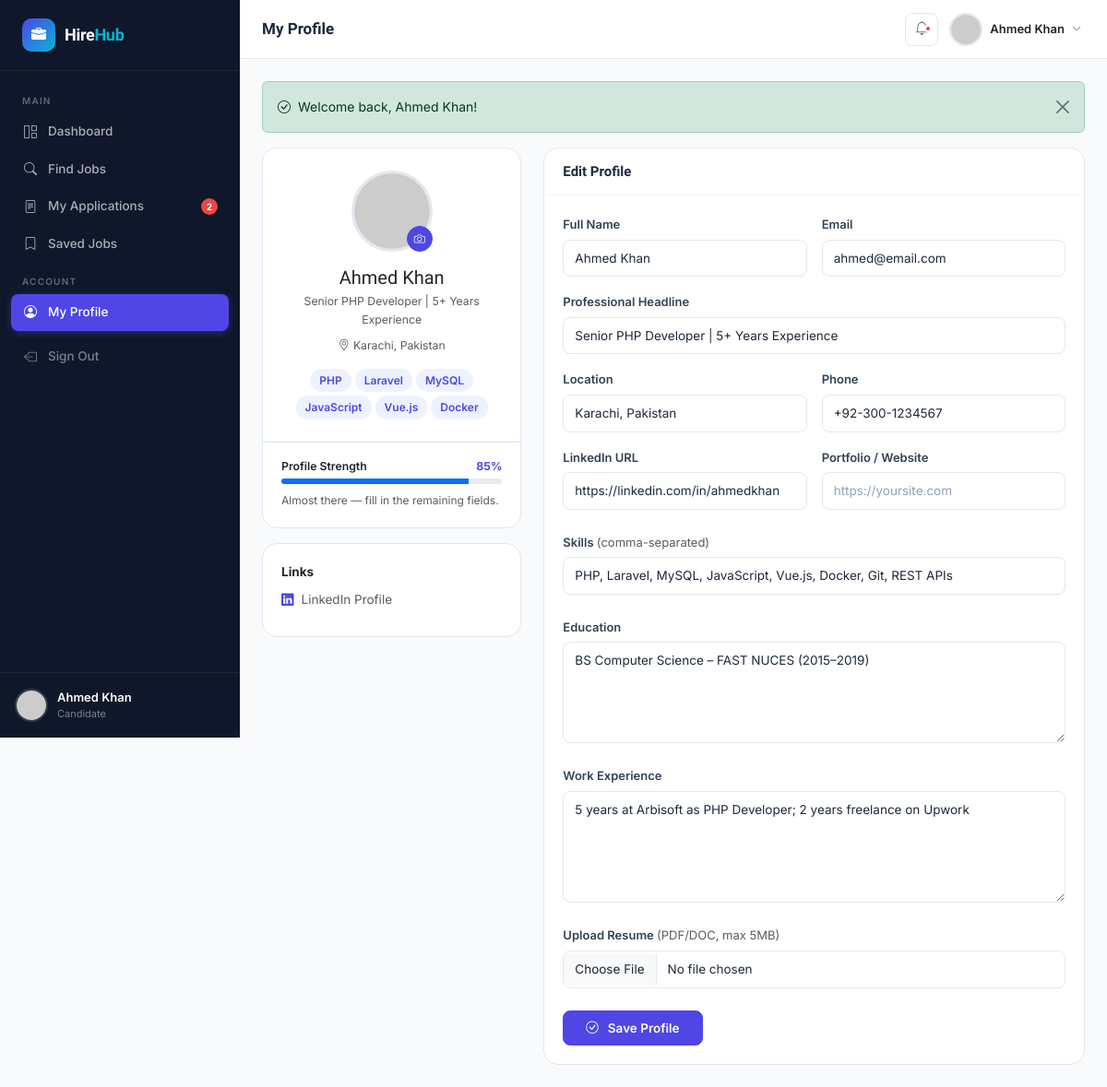
Screenshot of /candidate/profile.php (signed in) with the database file from the repository.
### tables this page shows
CREATE TABLE `notifications` (
  `id` int(11) NOT NULL AUTO_INCREMENT,
  `user_id` int(11) NOT NULL,
  `type` varchar(50) NOT NULL,
  `title` varchar(200) NOT NULL,
  `message` text NOT NULL,
  `link` varchar(255) DEFAULT NULL,
  `is_read` tinyint(1) NOT NULL DEFAULT 0,
  `created_at` timestamp NOT NULL DEFAULT CURRENT_TIMESTAMP,
  PRIMARY KEY (`id`),
  KEY `user_id` (`user_id`),
  CONSTRAINT `notif_user_fk` FOREIGN KEY (`user_id`) REFERENCES `users` (`id`) ON DELETE CASCADE
);

CREATE TABLE `users` (
  `id` int(11) NOT NULL AUTO_INCREMENT,
  `name` varchar(100) NOT NULL,
  `email` varchar(150) NOT NULL,
  `password` varchar(255) NOT NULL,
  `role` enum('admin','company','candidate') NOT NULL DEFAULT 'candidate',
  `is_active` tinyint(1) NOT NULL DEFAULT 1,
  `avatar` varchar(255) DEFAULT NULL,
  `created_at` timestamp NOT NULL DEFAULT CURRENT_TIMESTAMP,
  `updated_at` timestamp NOT NULL DEFAULT CURRENT_TIMESTAMP ON UPDATE CURRENT_TIMESTAMP,
  PRIMARY KEY (`id`),
  UNIQUE KEY `email` (`email`)
);

CREATE TABLE `candidates` (
  `id` int(11) NOT NULL AUTO_INCREMENT,
  `user_id` int(11) NOT NULL,
  `headline` varchar(200) DEFAULT NULL,
  `skills` text DEFAULT NULL,
  `education` text DEFAULT NULL,
  `experience` text DEFAULT NULL,
  `resume` varchar(255) DEFAULT NULL,
  `location` varchar(150) DEFAULT NULL,
  `phone` varchar(30) DEFAULT NULL,
  `linkedin` varchar(255) DEFAULT NULL,
  `portfolio` varchar(255) DEFAULT NULL,
  `created_at` timestamp NOT NULL DEFAULT CURRENT_TIMESTAMP,
  `updated_at` timestamp NOT NULL DEFAULT CURRENT_TIMESTAMP ON UPDATE CURRENT_TIMESTAMP,
  PRIMARY KEY (`id`),
  KEY `user_id` (`user_id`),
  CONSTRAINT `candidates_user_fk` FOREIGN KEY (`user_id`) REFERENCES `users` (`id`) ON DELETE CASCADE
);

### config/database.php (called while the page is built, shortened)
<?php
class Database {
    private static ?PDO $instance = null;
    public static function getInstance(): PDO {
        if (self::$instance === null) {
            try {
                $dsn = "mysql:host=" . DB_HOST . ";dbname=" . DB_NAME . ";charset=" . DB_CHARSET;
                $options = [
                    PDO::ATTR_ERRMODE            => PDO::ERRMODE_EXCEPTION,
                    PDO::ATTR_DEFAULT_FETCH_MODE => PDO::FETCH_ASSOC,
                    PDO::ATTR_EMULATE_PREPARES   => false,
                ];
                self::$instance = new PDO($dsn, DB_USER, DB_PASS, $options);
            } catch (PDOException $e) {
                die(json_encode(['error' => 'Database connection failed: ' . $e->getMessage()]));
            }
        }
        return self::$instance;
    }
    public static function query(string $sql, array $params = []): PDOStatement {
        $stmt = self::getInstance()->prepare($sql);
        $stmt->execute($params);
        return $stmt;
    }
    public static function fetch(string $sql, array $params = []): ?array {
        return self::query($sql, $params)->fetch() ?: null;
    }
    public static function fetchAll(string $sql, array $params = []): array {
        return self::query($sql, $params)->fetchAll();
    }
}

### candidate/profile.php (the view, shortened to what this page needs)
<?php
require_once __DIR__ . '/../core/functions.php';
$user      = currentUser();
$candidate = Database::fetch("SELECT * FROM candidates WHERE user_id = ?", [$user['id']]);
$fields = ['headline', 'skills', 'education', 'experience', 'location', 'phone', 'resume'];
$filled = count(array_filter($fields, fn($f) => !empty($candidate[$f])));
$completeness = (int)(($filled / count($fields)) * 100);
$pageTitle  = 'My Profile';
$activePage = 'profile';
include __DIR__ . '/../views/partials/head.php';
?>
<div class="app-shell">
<?php include __DIR__ . '/../views/partials/sidebar.php'; ?>
<div class="main-content">
<?php include __DIR__ . '/../views/partials/navbar.php'; ?>
<div class="page-content">
<?= renderFlash() ?>
<div class="row g-4">
  <div class="col-lg-4">
    <div class="card mb-3">
      <div class="card-body text-center py-4">
        <div class="position-relative d-inline-block mb-3">
          <img src="<?= avatarUrl($user['avatar'], $user['name']) ?>" id="avatarPreview"
               alt="" style="width:88px;height:88px;border-radius:50%;object-fit:cover;border:3px solid var(--gray-200)">
          <label for="avatarInput" class="position-absolute bottom-0 end-0 btn btn-sm btn-primary btn-icon"
                 style="width:28px;height:28px;border-radius:50%;padding:0;cursor:pointer">
            <i class="bi bi-camera" style="font-size:12px"></i>
          </label>
        </div>
        <h5 class="fw-800 mb-1"><?= e($user['name']) ?></h5>
        <?php if ($candidate['headline']): ?>
          <p class="text-muted small mb-2"><?= e($candidate['headline']) ?></p>
        <?php endif; ?>
        <?php if ($candidate['location']): ?>
          <div class="text-muted small mb-3"><i class="bi bi-geo-alt me-1"></i><?= e($candidate['location']) ?></div>
        <?php endif; ?>
        <?php if ($candidate['skills']): ?>
        <div class="d-flex flex-wrap gap-1 justify-content-center mt-2">
          <?php foreach (array_slice(explode(',', $candidate['skills']), 0, 6) as $skill): ?>
            <span class="skill-tag"><?= e(trim($skill)) ?></span>
          <?php endforeach; ?>
        </div>
        <?php endif; ?>
      </div>
      <div class="card-body border-top pt-3">
        <div class="d-flex justify-content-between mb-1">
          <span class="small fw-600">Profile Strength</span>
          <span class="small fw-700 text-primary"><?= $completeness ?>%</span>
        </div>
        <div class="progress" style="height:6px;border-radius:3px">
          <div class="progress-bar bg-primary" style="width:<?= $completeness ?>%"></div>
        </div>
        <?php if ($completeness < 100): ?>
          <p class="text-muted mt-2 mb-0" style="font-size:12px">
            <?= $completeness < 50 ? 'Add more details to get noticed by recruiters.' : 'Almost there — fill in the remaining fields.' ?>
          </p>
        <?php else: ?>
          <p class="text-success mt-2 mb-0 small fw-600"><i class="bi bi-check-circle me-1"></i> Profile is complete!</p>
        <?php endif; ?>
      </div>
    </div>
    <div class="card">
      <div class="card-body" style="font-size:13.5px">
        <div class="fw-700 mb-2">Links</div>
        <?php if ($candidate['linkedin']): ?>
          <a href="<?= e($candidate['linkedin']) ?>" target="_blank" class="d-flex align-items-center gap-2 mb-2 text-muted">
            <i class="bi bi-linkedin text-primary"></i> LinkedIn Profile
          </a>
        <?php endif; ?>
      </div>
    </div>
  </div>
  <div class="col-lg-8">
    <div class="card">
      <div class="card-header"><h5 class="card-title">Edit Profile</h5></div>
      <div class="card-body">
        <form method="POST" enctype="multipart/form-data">
          <div class="row g-3 mb-4">
            <div class="col-md-6">
              <label class="form-label">Full Name</label>
              <input type="text" name="name" class="form-control" value="<?= e($user['name']) ?>" required>
            </div>
            <div class="col-md-6">
              <label class="form-label">Email</label>
              <input type="email" name="email" class="form-control" value="<?= e($user['email']) ?>" required>
            </div>
            <div class="col-12">
              <label class="form-label">Professional Headline</label>
              <input type="text" name="headline" class="form-control"
                     placeholder="e.g. Senior PHP Developer | 5+ Years Experience"
                     value="<?= e($candidate['headline'] ?? '') ?>">
            </div>
            <div class="col-md-6">
              <label class="form-label">Location</label>
              <input type="text" name="location" class="form-control" placeholder="City, Country"
                     value="<?= e($candidate['location'] ?? '') ?>">
            </div>
            <div class="col-md-6">
              <label class="form-label">Phone</label>
              <input type="text" name="phone" class="form-control" placeholder="+92-300-1234567"
                     value="<?= e($candidate['phone'] ?? '') ?>">
            </div>
            <div class="col-md-6">
              <label class="form-label">LinkedIn URL</label>
              <input type="url" name="linkedin" class="form-control" placeholder="https://linkedin.com/in/you"
                     value="<?= e($candidate['linkedin'] ?? '') ?>">
            </div>
            <div class="col-md-6">
              <label class="form-label">Portfolio / Website</label>
              <input type="url" name="portfolio" class="form-control" placeholder="https://yoursite.com"
                     value="<?= e($candidate['portfolio'] ?? '') ?>">
            </div>
          </div>
          <div class="mb-4">
            <label class="form-label">Skills <span class="text-muted fw-normal">(comma-separated)</span></label>
            <input type="text" name="skills" class="form-control"
                   placeholder="PHP, Laravel, MySQL, JavaScript, Vue.js…"
                   value="<?= e($candidate['skills'] ?? '') ?>">
          </div>
          <div class="mb-4">
            <label class="form-label">Education</label>
            <textarea name="education" class="form-control" rows="4"
                      placeholder="BS Computer Science – FAST NUCES (2015–2019)"><?= e($candidate['education'] ?? '') ?></textarea>
          </div>
          <div class="mb-4">
            <label class="form-label">Work Experience</label>
            <textarea name="experience" class="form-control" rows="5"
                      placeholder="5 years at Company A as PHP Developer&#10;2 years freelance on Upwork"><?= e($candidate['experience'] ?? '') ?></textarea>
          </div>
          <div class="mb-4">
            <label class="form-label">Upload Resume <span class="text-muted fw-normal">(PDF/DOC, max 5MB)</span></label>
            <input type="file" name="resume" class="form-control" accept=".pdf,.doc,.docx">
          </div>
          <button type="submit" class="btn btn-primary px-4">
            <i class="bi bi-check-circle me-1"></i> Save Profile
          </button>
        </form>
      </div>
    </div>
  </div>
</div>
</div></div></div>
<?php include __DIR__ . '/../views/partials/footer.php'; ?>

### views/partials/sidebar.php (shortened to what this page needs)
<?php
$role = $user['role'] ?? 'candidate';
$notifications = isLoggedIn() ? getUnreadNotifications((int)$_SESSION['user_id']) : [];
$notifCount = count($notifications);
$navItems = [];
if ($role === 'admin') {
    $navItems = [
        ['label' => 'Main', 'section' => true],
        ['href' => '/admin/dashboard.php',    'icon' => 'grid-1x2',      'label' => 'Dashboard',     'key' => 'dashboard'],
        ['href' => '/admin/users.php',        'icon' => 'people',        'label' => 'Users',         'key' => 'users'],
        ['href' => '/admin/companies.php',    'icon' => 'building',      'label' => 'Companies',     'key' => 'companies'],
        ['href' => '/admin/jobs.php',         'icon' => 'briefcase',     'label' => 'Jobs',          'key' => 'jobs'],
        ['href' => '/admin/applications.php', 'icon' => 'file-text',     'label' => 'Applications',  'key' => 'applications'],
        ['href' => '/admin/categories.php',   'icon' => 'tag',           'label' => 'Categories',    'key' => 'categories'],
        ['label' => 'Settings', 'section' => true],
        ['href' => '/admin/profile.php',      'icon' => 'person-circle', 'label' => 'Profile',       'key' => 'profile'],
    ];
} else {
    $navItems = [
        ['label' => 'Main', 'section' => true],
        ['href' => '/candidate/dashboard.php',  'icon' => 'grid-1x2',    'label' => 'Dashboard',       'key' => 'dashboard'],
        ['href' => '/candidate/jobs.php',        'icon' => 'search',      'label' => 'Find Jobs',       'key' => 'jobs'],
        ['href' => '/candidate/applications.php','icon' => 'file-text',   'label' => 'My Applications', 'key' => 'applications', 'badge' => $notifCount > 0 ? $notifCount : null],
        ['href' => '/candidate/saved.php',       'icon' => 'bookmark',    'label' => 'Saved Jobs',      'key' => 'saved'],
        ['label' => 'Account', 'section' => true],
        ['href' => '/candidate/profile.php',     'icon' => 'person-circle','label' => 'My Profile',     'key' => 'profile'],
    ];
}
?>
<aside class="sidebar" id="sidebar">
  <a href="<?= BASE_URL ?>/<?= $role ?>/dashboard.php" class="sidebar-logo">
    <div class="sidebar-logo-icon">
      <i class="bi bi-briefcase-fill"></i>
    </div>
    <span class="sidebar-logo-text">Hire<span>Hub</span></span>
  </a>
  <ul class="sidebar-nav">
    <?php foreach ($navItems as $item): ?>
      <?php if (!empty($item['section'])): ?>
        <li class="nav-section-title"><?= e($item['label']) ?></li>
      <?php else: ?>
        <li>
          <a href="<?= BASE_URL . $item['href'] ?>"
             class="<?= ($activePage ?? '') === $item['key'] ? 'active' : '' ?>">
            <span class="nav-icon"><i class="bi bi-<?= e($item['icon']) ?>"></i></span>
            <?= e($item['label']) ?>
            <?php if (!empty($item['badge'])): ?>
              <span class="nav-badge"><?= (int)$item['badge'] ?></span>
            <?php endif; ?>
          </a>
        </li>
      <?php endif; ?>
    <?php endforeach; ?>
    <li>
      <a href="<?= BASE_URL ?>/auth/logout.php" style="color:rgba(255,255,255,.45)" class="mt-2">
        <span class="nav-icon"><i class="bi bi-box-arrow-left"></i></span>
        Sign Out
      </a>
    </li>
  </ul>
  <div class="sidebar-user">
    <img src="<?= avatarUrl($user['avatar'] ?? null, $user['name']) ?>" alt="<?= e($user['name']) ?>">
    <div class="sidebar-user-info">
      <div class="sidebar-user-name"><?= e($user['name']) ?></div>
      <div class="sidebar-user-role"><?= e($user['role']) ?></div>
    </div>
  </div>
</aside>

### views/partials/navbar.php (shortened to what this page needs)
<?php
$notifications = isLoggedIn() ? getUnreadNotifications((int)$_SESSION['user_id']) : [];
$notifCount = count($notifications);
?>
<nav class="top-navbar">
  <h1 class="page-title"><?= e($pageTitle ?? 'Dashboard') ?></h1>
  <div class="navbar-actions">
    <div class="dropdown">
      <button class="navbar-btn" data-bs-toggle="dropdown" aria-expanded="false">
        <i class="bi bi-bell"></i>
        <?php if ($notifCount > 0): ?>
          <span class="notif-dot"></span>
        <?php endif; ?>
      </button>
    </div>
    <div class="dropdown">
      <button class="d-flex align-items-center gap-2 btn btn-sm border-0 bg-transparent p-1"
              data-bs-toggle="dropdown">
        <img src="<?= avatarUrl($user['avatar'] ?? null, $user['name']) ?>"
             alt="" class="avatar-sm" style="border:2px solid var(--gray-200);">
        <span class="fw-600 text-dark d-none d-md-inline" style="font-size:13px"><?= e($user['name']) ?></span>
        <i class="bi bi-chevron-down text-muted" style="font-size:10px"></i>
      </button>
    </div>
  </div>
</nav>

### rows the page displays
notifications: label "My Applications", id "2"
users: name "Ahmed Khan", role "Candidate", email "ahmed@email.com"
candidates: headline "Senior PHP Developer | 5+ Years Experience", location "Karachi, Pakistan", skills "PHP", skills "Laravel", skills "MySQL", skills "JavaScript", skills "Vue.js", skills "Docker", phone "+92-300-1234567", linkedin "https://linkedin.com/in/ahmedkhan", skills "PHP, Laravel, MySQL, JavaScript, Vue.js, Docker, Git, REST APIs", education "BS Computer Science – FAST NUCES (2015–2019)", experience "5 years at Arbisoft as PHP Developer; 2 years freelance on Upwork"

### other values shown
$item['label'] "MAIN"
$item['label'] "Dashboard"
$item['label'] "Find Jobs"
$item['label'] "Saved Jobs"
$item['label'] "ACCOUNT"
$item['label'] "My Profile"
$pageTitle "My Profile"
$flash['message'] "Welcome back, Ahmed Khan!"
$completeness "85"
